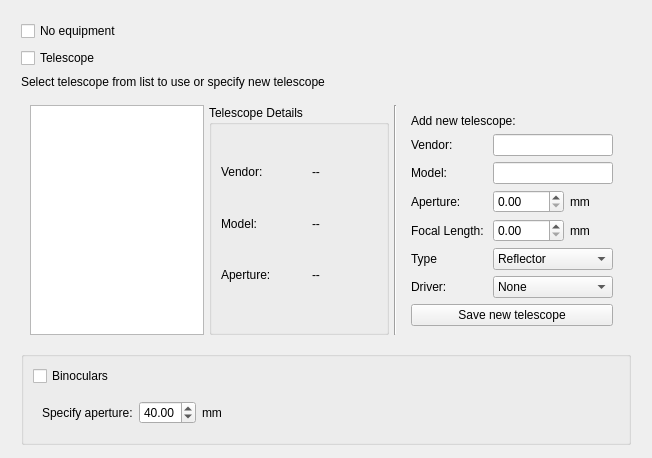
<?xml version="1.0" encoding="UTF-8"?>
<ui version="4.0">
 <class>WIEquipSettings</class>
 <widget class="QWidget" name="WIEquipSettings">
  <property name="geometry">
   <rect>
    <x>0</x>
    <y>0</y>
    <width>652</width>
    <height>427</height>
   </rect>
  </property>
  <property name="windowTitle">
   <string>Form</string>
  </property>
  <layout class="QGridLayout" name="gridLayout_3">
   <property name="leftMargin">
    <number>15</number>
   </property>
   <property name="rightMargin">
    <number>15</number>
   </property>
   <property name="bottomMargin">
    <number>4</number>
   </property>
   <item row="0" column="0">
    <layout class="QVBoxLayout" name="equipSettingsLayout">
     <property name="spacing">
      <number>7</number>
     </property>
     <property name="leftMargin">
      <number>6</number>
     </property>
     <property name="topMargin">
      <number>10</number>
     </property>
     <property name="rightMargin">
      <number>6</number>
     </property>
     <property name="bottomMargin">
      <number>9</number>
     </property>
     <item>
      <widget class="QCheckBox" name="kcfg_NoEquipCheck">
       <property name="text">
        <string>No equipment</string>
       </property>
      </widget>
     </item>
     <item>
      <widget class="QCheckBox" name="kcfg_TelescopeCheck">
       <property name="text">
        <string>Telescope</string>
       </property>
      </widget>
     </item>
     <item>
      <widget class="QLabel" name="scopeSelectLabel">
       <property name="text">
        <string>Select telescope from list to use or specify new telescope</string>
       </property>
      </widget>
     </item>
     <item>
      <widget class="QFrame" name="scopeFrame">
       <layout class="QHBoxLayout" name="horizontalLayout">
        <property name="spacing">
         <number>5</number>
        </property>
        <item>
         <widget class="QListWidget" name="scopeListWidget">
          <property name="minimumSize">
           <size>
            <width>160</width>
            <height>0</height>
           </size>
          </property>
         </widget>
        </item>
        <item>
         <widget class="QGroupBox" name="scopeDetailsBox">
          <property name="minimumSize">
           <size>
            <width>180</width>
            <height>0</height>
           </size>
          </property>
          <property name="title">
           <string>Telescope Details</string>
          </property>
          <layout class="QGridLayout" name="gridLayout">
           <property name="bottomMargin">
            <number>50</number>
           </property>
           <item row="4" column="1">
            <spacer name="verticalSpacer_4">
             <property name="orientation">
              <enum>Qt::Vertical</enum>
             </property>
             <property name="sizeHint" stdset="0">
              <size>
               <width>20</width>
               <height>40</height>
              </size>
             </property>
            </spacer>
           </item>
           <item row="5" column="2">
            <widget class="QLabel" name="apertureText">
             <property name="text">
              <string>--        </string>
             </property>
            </widget>
           </item>
           <item row="2" column="1">
            <spacer name="verticalSpacer_3">
             <property name="orientation">
              <enum>Qt::Vertical</enum>
             </property>
             <property name="sizeHint" stdset="0">
              <size>
               <width>20</width>
               <height>40</height>
              </size>
             </property>
            </spacer>
           </item>
           <item row="3" column="2">
            <widget class="QLabel" name="modelText">
             <property name="text">
              <string>--        </string>
             </property>
            </widget>
           </item>
           <item row="0" column="1">
            <spacer name="verticalSpacer">
             <property name="orientation">
              <enum>Qt::Vertical</enum>
             </property>
             <property name="sizeHint" stdset="0">
              <size>
               <width>20</width>
               <height>40</height>
              </size>
             </property>
            </spacer>
           </item>
           <item row="1" column="2">
            <widget class="QLabel" name="vendorText">
             <property name="text">
              <string>--        </string>
             </property>
            </widget>
           </item>
           <item row="3" column="0">
            <widget class="QLabel" name="scopeModelText">
             <property name="text">
              <string>Model:</string>
             </property>
            </widget>
           </item>
           <item row="1" column="0">
            <widget class="QLabel" name="scopeVendorText">
             <property name="text">
              <string>Vendor: </string>
             </property>
             <property name="alignment">
              <set>Qt::AlignLeading|Qt::AlignLeft|Qt::AlignVCenter</set>
             </property>
            </widget>
           </item>
           <item row="5" column="0">
            <widget class="QLabel" name="scopeApertureText">
             <property name="text">
              <string>Aperture:</string>
             </property>
            </widget>
           </item>
          </layout>
         </widget>
        </item>
        <item>
         <widget class="Line" name="line">
          <property name="orientation">
           <enum>Qt::Vertical</enum>
          </property>
         </widget>
        </item>
        <item>
         <widget class="QFrame" name="addScopeFrame">
          <property name="minimumSize">
           <size>
            <width>220</width>
            <height>0</height>
           </size>
          </property>
          <property name="maximumSize">
           <size>
            <width>194</width>
            <height>16777215</height>
           </size>
          </property>
          <layout class="QVBoxLayout" name="verticalLayout">
           <item>
            <spacer name="verticalSpacer_9">
             <property name="orientation">
              <enum>Qt::Vertical</enum>
             </property>
             <property name="sizeHint" stdset="0">
              <size>
               <width>20</width>
               <height>40</height>
              </size>
             </property>
            </spacer>
           </item>
           <item>
            <widget class="QLabel" name="newScopeLabel">
             <property name="text">
              <string>Add new telescope:</string>
             </property>
            </widget>
           </item>
           <item>
            <spacer name="verticalSpacer_6">
             <property name="orientation">
              <enum>Qt::Vertical</enum>
             </property>
             <property name="sizeHint" stdset="0">
              <size>
               <width>20</width>
               <height>40</height>
              </size>
             </property>
            </spacer>
           </item>
           <item>
            <layout class="QFormLayout" name="formLayout">
             <item row="0" column="0">
              <widget class="QLabel" name="vendorLabel">
               <property name="text">
                <string>Vendor: </string>
               </property>
              </widget>
             </item>
             <item row="0" column="1">
              <widget class="QLineEdit" name="vendorLineEdit"/>
             </item>
             <item row="1" column="0">
              <widget class="QLabel" name="modelLabel">
               <property name="text">
                <string>Model: </string>
               </property>
              </widget>
             </item>
             <item row="1" column="1">
              <widget class="QLineEdit" name="modelLineEdit"/>
             </item>
             <item row="2" column="0">
              <widget class="QLabel" name="apertureLabel">
               <property name="text">
                <string>Aperture: </string>
               </property>
              </widget>
             </item>
             <item row="2" column="1">
              <layout class="QHBoxLayout" name="horizontalLayout_2">
               <item>
                <widget class="QDoubleSpinBox" name="apertureSpinBox">
                 <property name="maximum">
                  <double>9999.000000000000000</double>
                 </property>
                 <property name="singleStep">
                  <double>0.100000000000000</double>
                 </property>
                </widget>
               </item>
               <item>
                <widget class="QLabel" name="label">
                 <property name="text">
                  <string>mm</string>
                 </property>
                </widget>
               </item>
              </layout>
             </item>
             <item row="3" column="0">
              <widget class="QLabel" name="focalLengthLabel">
               <property name="text">
                <string>Focal Length: </string>
               </property>
              </widget>
             </item>
             <item row="3" column="1">
              <layout class="QHBoxLayout" name="horizontalLayout_3">
               <item>
                <widget class="QDoubleSpinBox" name="focalLenSpinBox">
                 <property name="maximum">
                  <double>9999.989999999999782</double>
                 </property>
                 <property name="singleStep">
                  <double>0.010000000000000</double>
                 </property>
                </widget>
               </item>
               <item>
                <widget class="QLabel" name="label_2">
                 <property name="text">
                  <string>mm</string>
                 </property>
                </widget>
               </item>
              </layout>
             </item>
             <item row="4" column="0">
              <widget class="QLabel" name="typeLabel">
               <property name="text">
                <string>Type</string>
               </property>
              </widget>
             </item>
             <item row="4" column="1">
              <widget class="QComboBox" name="typeComboBox">
               <item>
                <property name="text">
                 <string>Reflector</string>
                </property>
               </item>
               <item>
                <property name="text">
                 <string>Refractor</string>
                </property>
               </item>
              </widget>
             </item>
             <item row="5" column="0">
              <widget class="QLabel" name="driverLabel">
               <property name="text">
                <string>Driver:</string>
               </property>
              </widget>
             </item>
             <item row="5" column="1">
              <widget class="QComboBox" name="driverComboBox">
               <item>
                <property name="text">
                 <string>None</string>
                </property>
               </item>
              </widget>
             </item>
            </layout>
           </item>
           <item>
            <spacer name="verticalSpacer_7">
             <property name="orientation">
              <enum>Qt::Vertical</enum>
             </property>
             <property name="sizeHint" stdset="0">
              <size>
               <width>20</width>
               <height>40</height>
              </size>
             </property>
            </spacer>
           </item>
           <item>
            <widget class="QPushButton" name="saveNewScopeButton">
             <property name="text">
              <string>Save new telescope</string>
             </property>
            </widget>
           </item>
           <item>
            <spacer name="verticalSpacer_8">
             <property name="orientation">
              <enum>Qt::Vertical</enum>
             </property>
             <property name="sizeHint" stdset="0">
              <size>
               <width>20</width>
               <height>40</height>
              </size>
             </property>
            </spacer>
           </item>
          </layout>
         </widget>
        </item>
       </layout>
      </widget>
     </item>
     <item>
      <widget class="QGroupBox" name="binoGroupBox">
       <property name="title">
        <string/>
       </property>
       <layout class="QVBoxLayout" name="verticalLayout_3">
        <item>
         <widget class="QCheckBox" name="kcfg_BinocularsCheck">
          <property name="text">
           <string>Binoculars</string>
          </property>
         </widget>
        </item>
        <item>
         <widget class="QFrame" name="binoDetailsFrame">
          <layout class="QHBoxLayout" name="horizontalLayout_7">
           <item>
            <widget class="QLabel" name="binoApertureText">
             <property name="text">
              <string>Specify aperture:</string>
             </property>
            </widget>
           </item>
           <item>
            <widget class="QDoubleSpinBox" name="kcfg_BinocularsAperture">
             <property name="value">
              <double>40.000000000000000</double>
             </property>
            </widget>
           </item>
           <item>
            <widget class="QLabel" name="binoApertureUnit">
             <property name="text">
              <string>mm</string>
             </property>
            </widget>
           </item>
           <item>
            <spacer name="horizontalSpacer_2">
             <property name="orientation">
              <enum>Qt::Horizontal</enum>
             </property>
             <property name="sizeHint" stdset="0">
              <size>
               <width>40</width>
               <height>20</height>
              </size>
             </property>
            </spacer>
           </item>
          </layout>
         </widget>
        </item>
       </layout>
      </widget>
     </item>
    </layout>
   </item>
  </layout>
 </widget>
 <resources/>
 <connections/>
</ui>
